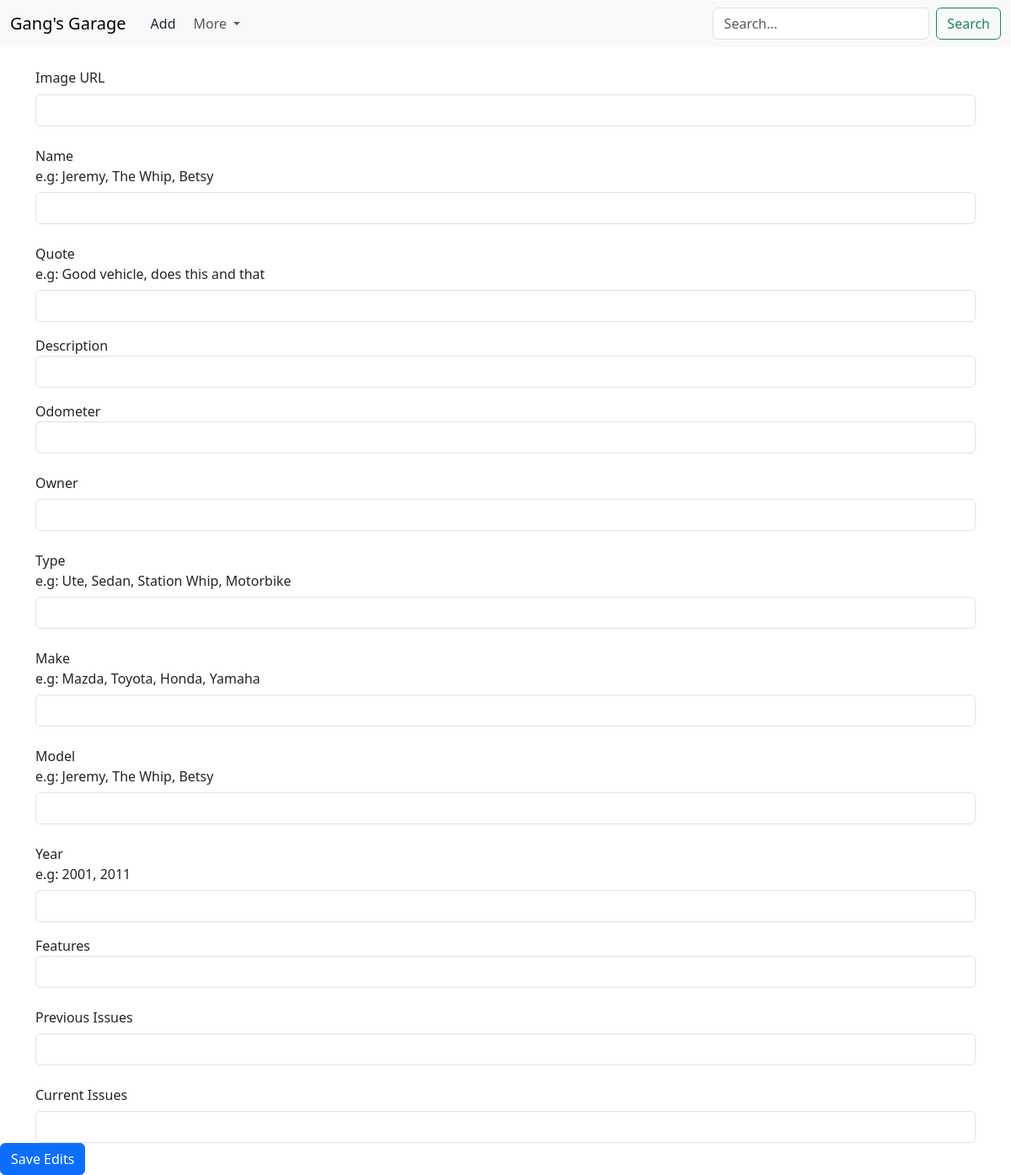
The app's page /edit_vehicle?id=24, older data.
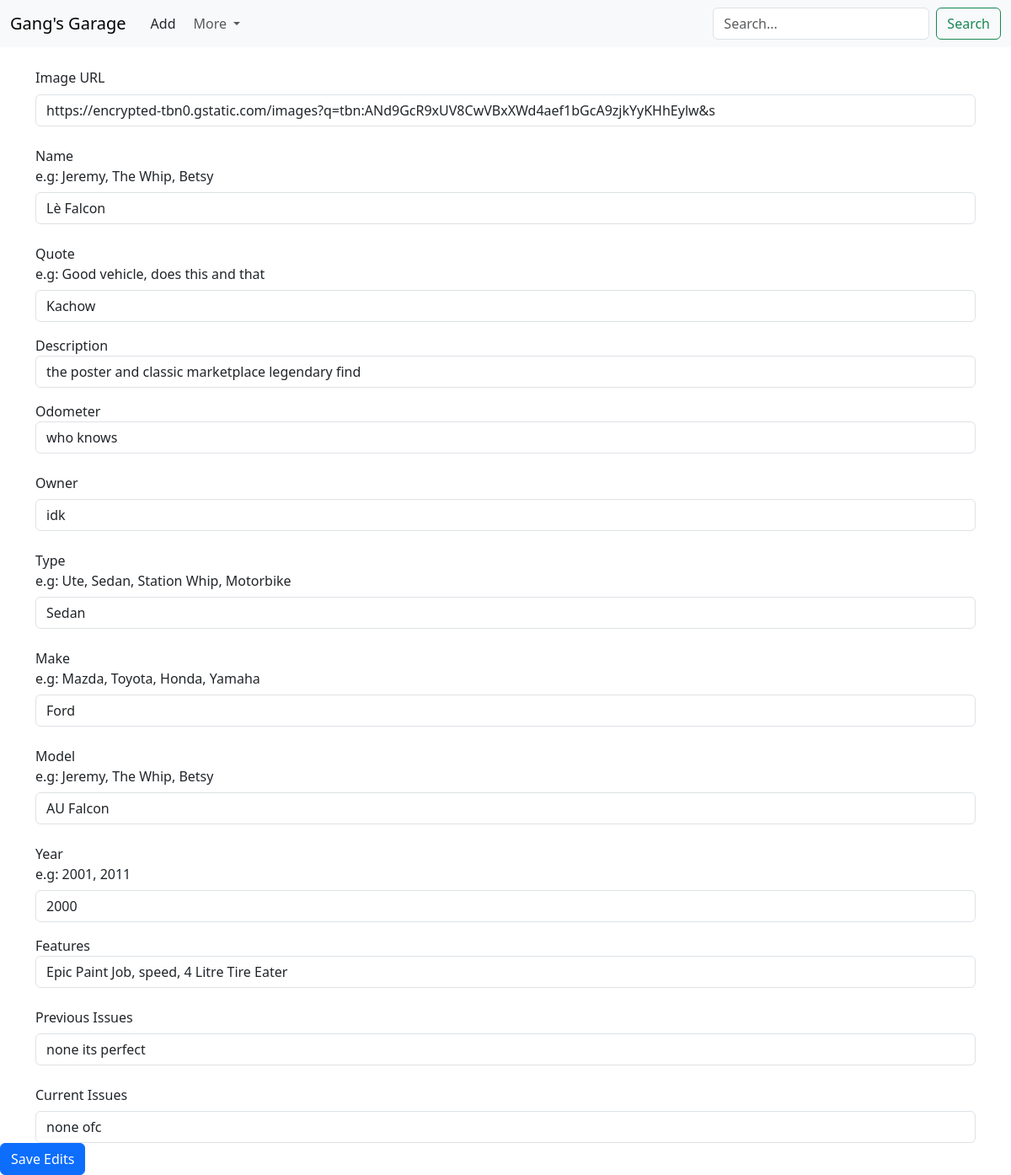
The same page, newer data.
### models.py (models this page shows, shortened)
class Vehicle(db.Model):
    id = db.Column(db.Integer, primary_key=True)
    image = db.Column(db.String, nullable=True)
    name = db.Column(db.String(100), nullable=False)
    quote = db.Column(db.String(100), nullable = True)
    description = db.Column(db.Text)
    odometer =  db.Column(db.String(100), nullable = True)
    owner = db.Column(db.String(100), nullable = True)
    type = db.Column(db.String(100), nullable=True)
    make = db.Column(db.String(100), nullable=True)
    model = db.Column(db.String(100), nullable=True)
    year = db.Column(db.Integer, nullable = True)
    features = db.Column(db.Text)
    currentissues = db.Column(db.Text)
    previousissues = db.Column(db.Text)
    databaseid = db.Column(db.Integer, nullable = False)

### views.py (the view, shortened to what this page needs)
    @app.route('/edit_vehicle', methods=['GET'])
    def edit_vehicle():
        id = request.args.get('id')
        vehicle = Vehicle.query.get(id)
        if request.method == 'GET':
            return render_template('edit_vehicle.html', vehicle = vehicle)

### templates/edit_vehicle.html (shortened to what this page needs)
{% extends "base.html" %} {% block title %}Home{% endblock %}{% block content %}
<form action="/edit_vehicle" method="POST">
  <div class="mb-3">
    <label for="image" class="form-label">Image URL</label>
    <input class="form-control" id="vehicle-img" name="Image" value="{{vehicle.image}}"/>
  </div>
  <div class="mb-3">
    <label for="recipient-name" class="col-form-label">Name<br>e.g: Jeremy, The Whip, Betsy</label>
    <input type="text" class="form-control" id="vehicle-name" name='Name' value="{{vehicle.name}}"/>
  </div>
  <div class="mb-3">
    <label for="message-text" class="col-form-label">Quote<br>e.g: Good vehicle, does this and that</label>
    <input class="form-control" id="vehicle-quote" name="Quote" value="{{vehicle.quote}}"/>
  </div>
  <div class="mb-3">
    <label for="message-text" class="col-form-label"></label>Description</label>
    <input class="form-control" id="vehicle-description" name="Description" value="{{vehicle.description}}"/>
  </div>
  <div class="mb-3">
    <label for="message-text" class="col-form-label"></label>Odometer</label>
    <input class="form-control" id="vehicle-odometer" name="Odometer" value="{{vehicle.odometer}}"/>
  </div>
  <div class="mb-3">
    <label for="message-text" class="col-form-label">Owner</label>
    <input class="form-control" id="vehicle-owner" name="Owner" value="{{vehicle.owner}}"/>
  </div>
  <div class="mb-3">
    <label for="message-text" class="col-form-label">Type<br>e.g: Ute, Sedan, Station Whip, Motorbike</label>
    <input class="form-control" id="vehicle-type" name="Type" value="{{vehicle.type}}"/>
  </div>
  <div class="mb-3">
    <label for="message-text" class="col-form-label">Make<br>e.g: Mazda, Toyota, Honda, Yamaha</label>
    <input class="form-control" id="vehicle-make" name="Make" value="{{vehicle.make}}"/>
  </div>
  <div class="mb-3">
    <label for="message-text" class="col-form-label">Model<br>e.g: Jeremy, The Whip, Betsy</label>
    <input class="form-control" id="vehicle-model" name="Model" value="{{vehicle.model}}"/>
  </div>
  <div class="mb-3">
    <label for="message-text" class="col-form-label">Year<br>e.g: 2001, 2011</label>
    <input class="form-control" id="vehicle-year" name="Year" value="{{vehicle.year}}"/>
  </div>
  <div class="mb-3">
    <label for="message-text" class="col-form-label"></label>Features</label>
    <input class="form-control" id="vehicle-description" name="Features" value="{{vehicle.features}}"/>
  </div>
  <div class="mb-3">
    <label for="message-text" class="col-form-label">Previous Issues</label>
    <input class="form-control" id="previous-issues" name="PreviousIssues" value="{{vehicle.previousissues}}"/>
  </div>
    <label for="message-text" class="col-form-label">Current Issues</label>
    <input class="form-control" id="current-issues" name="CurrentIssues" value="{{vehicle.currentissues}}"/>
  </div>
  <button type="submit" class="btn btn-primary">Save Edits</button>
{%endblock%}

### templates/base.html (shortened to what this page needs)
<!DOCTYPE html>
<html lang="en">
    <head>
        <link
            href="https://cdn.jsdelivr.net/npm/bootstrap@5.3.3/dist/css/bootstrap.min.css"
            rel="stylesheet"
        />
        <link
        rel="stylesheet"
        href="{{ url_for('static', filename='css/custom.css') }}"
        />
    </head>
    <body>
    </body>
        <nav class="navbar navbar-expand-lg bg-body-tertiary">
            <div class="container-fluid">
                <a class="navbar-brand" href="{{url_for('menu')}}">Gang's Garage</a>
            <div class="collapse navbar-collapse" id="navbarSupportedContent">
                <ul class="navbar-nav me-auto mb-2 mb-lg-0">
                    <button
                        type="button"
                        class="btn"
                        data-bs-toggle="modal"
                        data-bs-target="#exampleModal"
                    >
                        Add
                    </button>
                    <li class="nav-item dropdown">
                        <a
                            class="nav-link dropdown-toggle"
                            href="#"
                            role="button"
                            data-bs-toggle="dropdown"
                            aria-expanded="false"
                        >
                            More
                        </a>
                    </li>
                </ul>
                <form class="d-flex" action = "/search" method = "POST" role="search">
                    <input
                        name = "name"
                        class="form-control me-2"
                        type="search"
                        placeholder="Search..."
                        aria-label="Search"
                    />
                    <button class="btn btn-outline-success" type="submit" >Search</button>
                </form>
            </div>
        </div>
    </nav>
    <div class="container mt-4">{% block content%} {% endblock %}</div>
</html>

Row changes from the older to the newer data that the page shows:
added Vehicle: Image "https://encrypted-tbn0.gstatic.com/images?q=tbn:ANd9GcR9xUV8CwVBxXWd4aef1bGcA9zjkYyKHhEylw&s", Name "Lè Falcon", Quote "Kachow", Description "the poster and classic marketplace legendary find", Odometer "who knows", Owner "idk", Type "Sedan", Make "Ford", Model "AU Falcon", Year "2000", Features "Epic Paint Job, speed, 4 Litre Tire Eater", PreviousIssues "none its perfect", CurrentIssues "none ofc"
